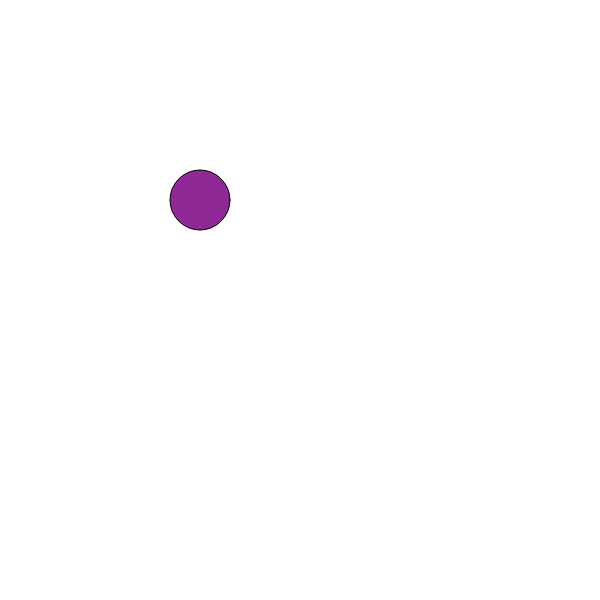
Frame 1 (no input)
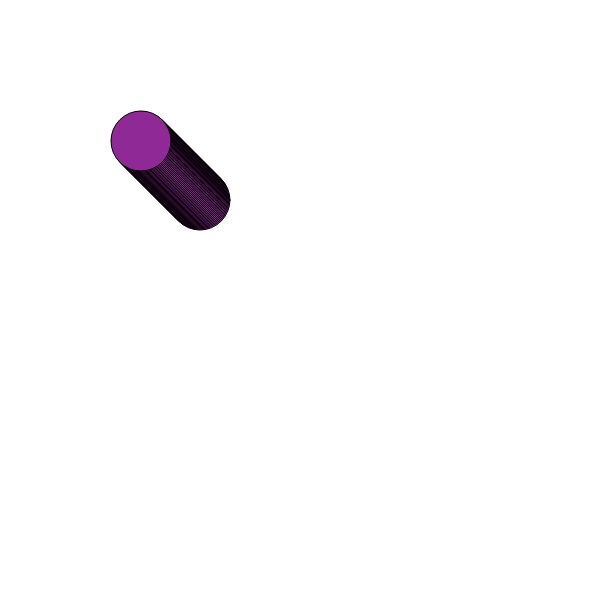
Frame 60 (no input)
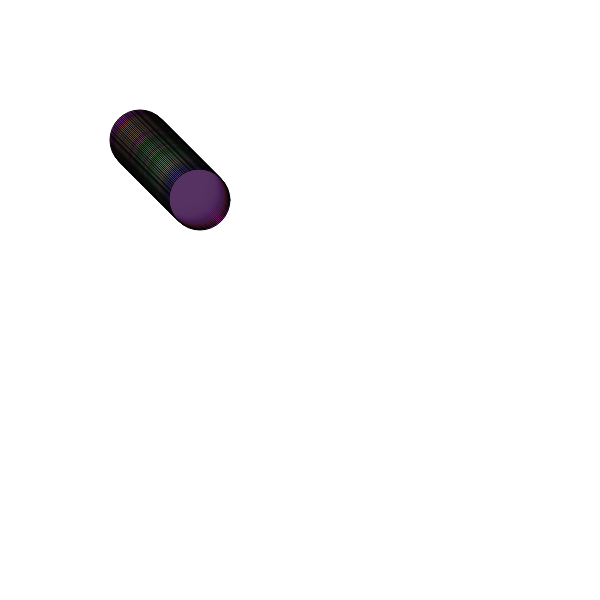
Frame 120 (the mouse pressed at the canvas centre since frame 60)

The p5.js sketch that drew these frames (run headless with seeded random() and noise() and a simulated clock; from frame 60 on, the mouse is pressed at the canvas centre):

// p5.js sketch
// ── sketch.js
let cor; 
let posicaoHorizontal; // x
let posicaoVertical; // y

function setup() {
  createCanvas(600, 600);
  background("white");
  cor = color(random(0, 200),random(0, 200), random(0, 200));
  posicaoHorizontal = 200;
  posicaoVertical = 200;
}

function draw() {
  
  fill(cor);
  circle(posicaoHorizontal, posicaoVertical, 60)
 
  if (mouseX < posicaoHorizontal) {
    posicaoHorizontal = posicaoHorizontal - 1;
    }
    
  if (mouseX > posicaoHorizontal) {
    posicaoHorizontal = posicaoHorizontal + 1;
    }
  
    if (mouseY < posicaoVertical ) {
    posicaoVertical--;
  }
  
 if (mouseY > posicaoVertical ) {
    posicaoVertical++;
  }
  
 if (mouseIsPressed) {
  cor = color(random(0, 200),random(0, 200), random(0, 200), random(0, 100));
   }
}
